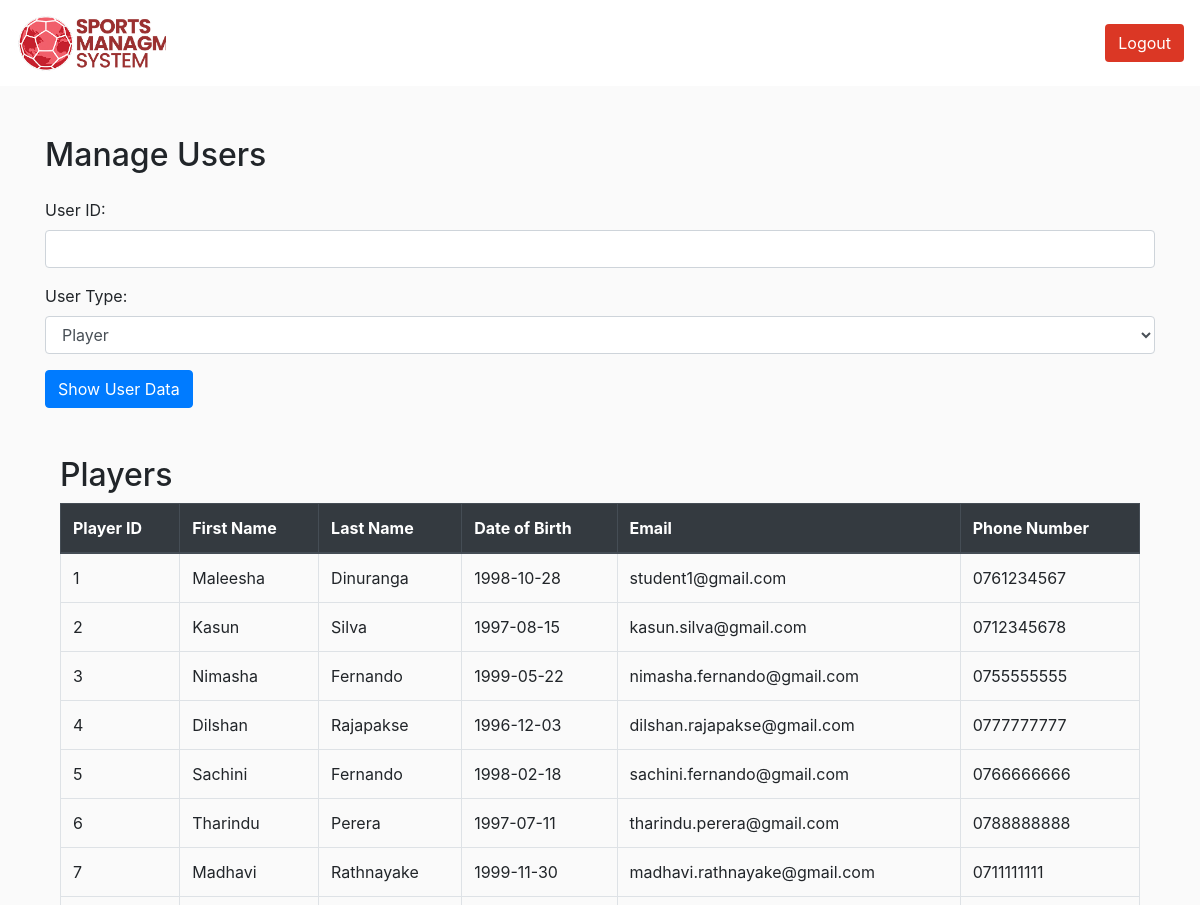
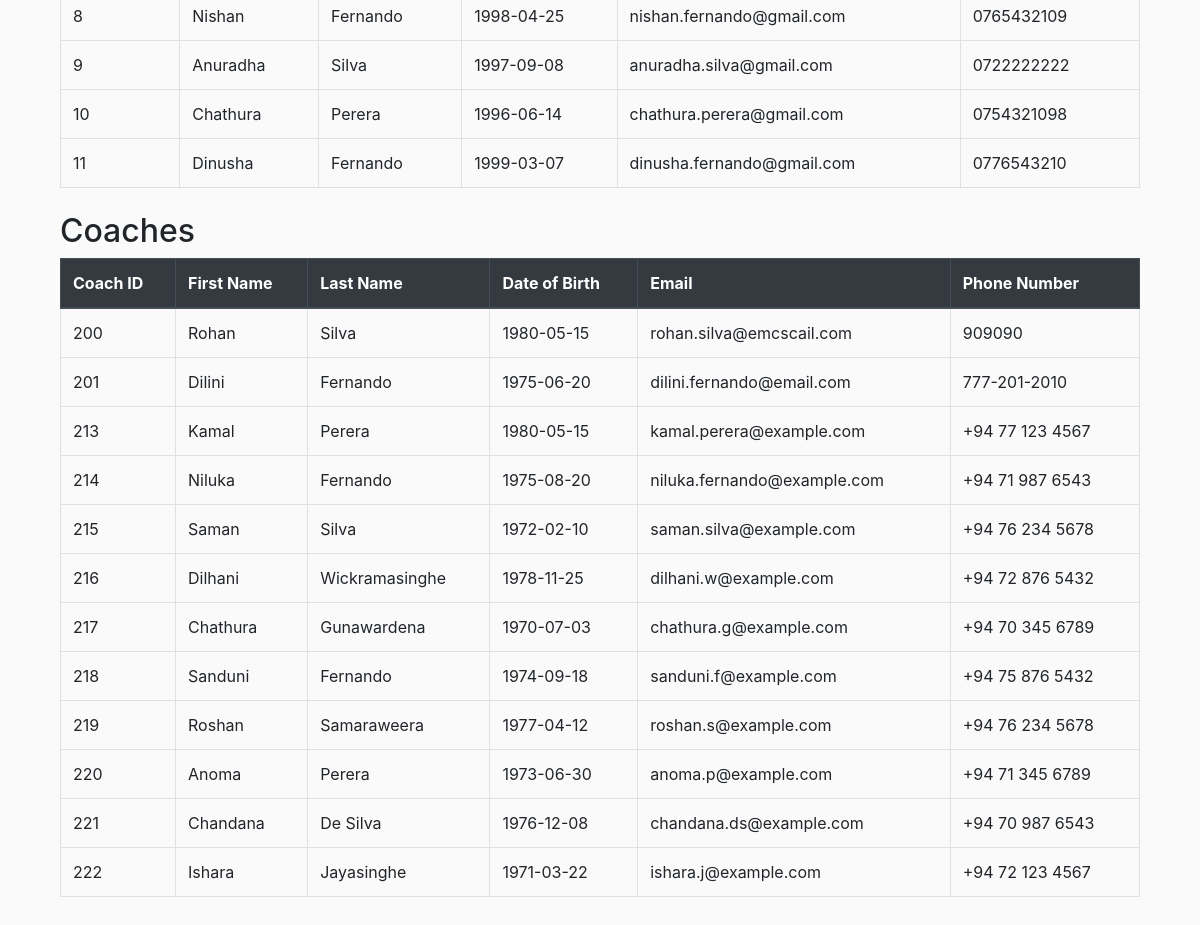
The app's page /Update/Sports/manage_users.php (signed in) with its own data (2 pictures, top to bottom).
### tables this page shows
CREATE TABLE `players` (
  `PlayerID` int(11) NOT NULL,
  `Password` text NOT NULL,
  `FirstName` varchar(50) DEFAULT NULL,
  `LastName` varchar(50) DEFAULT NULL,
  `DateOfBirth` date DEFAULT NULL,
  `Gender` varchar(20) DEFAULT NULL,
  `Email` varchar(100) DEFAULT NULL,
  `PhoneNumber` varchar(20) DEFAULT NULL,
  `Address` text DEFAULT NULL,
  `EmergencyContactName` varchar(100) DEFAULT NULL,
  `EmergencyContactNumber` varchar(20) DEFAULT NULL,
  `MedicalConditions` text DEFAULT NULL,
  `RegistrationNo` int(11) DEFAULT NULL
);

CREATE TABLE `coaches` (
  `CoachID` int(11) NOT NULL,
  `FirstName` varchar(50) DEFAULT NULL,
  `LastName` varchar(50) DEFAULT NULL,
  `DateOfBirth` date DEFAULT NULL,
  `Gender` varchar(20) DEFAULT NULL,
  `Email` varchar(100) DEFAULT NULL,
  `PhoneNumber` varchar(20) DEFAULT NULL,
  `Address` text DEFAULT NULL,
  `Specialty` varchar(100) DEFAULT NULL,
  `Certifications` text DEFAULT NULL,
  `SportID` int(11) DEFAULT NULL,
  `Password` varchar(255) NOT NULL
);

### Update/Sports/manage_users.php (the view, shortened to what this page needs)
<?php
$loggedIn = (isset($_SESSION['user_id']));
?>
<!DOCTYPE html>
<html>
<head>
    <link rel="stylesheet" href="assets/css/manage_users.css">
    <link rel="stylesheet" href="assets/css/style.css">
    <link rel="stylesheet" href="https://cdn.jsdelivr.net/npm/bootstrap@4.6.2/dist/css/bootstrap.min.css">
</head>
<body>
    <header>
        <nav class="navbar navbar-expand-md navbar-light">
            <a class="navbar-brand" href="index.php">
                <div class="logo"></div>
            </a>
            <div class="collapse navbar-collapse" id="collapsibleNavbar">
                <ul class="navbar-nav ml-auto">
                    <?php if ($loggedIn) : ?>
                        <li class="nav-item">
                            <a href="logout.php">
                                <button class="btn primary-bg-color text-white">Logout</button>
                            </a>
                        </li>
                    <?php endif ?>
                </ul>
            </div>
        </nav>
    </header>
    <div class="container-fluid mb-4">
        <div class="container heights">
            <h2 class="">Manage Users</h2>
            <form class="mt-4 mb-5" action="" method="post">
                <div class="form-group">
                    <label for="UserID">User ID:</label>
                    <input type="number" class="form-control" name="UserID" required>
                </div>
                <div class="form-group">
                    <label for="UserType">User Type:</label>
                    <select class="form-control" name="UserType" required>
                        <option value="player">Player</option>
                    </select>
                </div>
                <button type="submit" class="btn btn-primary">Show User Data</button>
            </form>
            <div class="container">
                <h2 class="mt-4">Players</h2>
                <?php
                include 'db_config.php';
                $playersQuery = "SELECT * FROM players";
                $playersResult = $conn->query($playersQuery);
                if ($playersResult->num_rows > 0) {
                    echo '<table class="table table-bordered table-hover">
                    <thead class="thead-dark">
                        <tr>
                            <th>Player ID</th>
                            <th>First Name</th>
                            <th>Last Name</th>
                            <th>Date of Birth</th>
                            <th>Email</th>
                            <th>Phone Number</th>
                        </tr>
                    </thead>
                    <tbody>';
                    while ($player = $playersResult->fetch_assoc()) {
                        echo '<tr>
                        <td>' . $player['PlayerID'] . '</td>
                        <td>' . $player['FirstName'] . '</td>
                        <td>' . $player['LastName'] . '</td>
                        <td>' . $player['DateOfBirth'] . '</td>
                        <td>' . $player['Email'] . '</td>
                        <td>' . $player['PhoneNumber'] . '</td>
                    </tr>';
                    }
                    echo '</tbody>
            </table>';
                } else {
                    echo '<p>No players found.</p>';
                }
                ?>
            </div>
            <div class="container">
                <h2 class="mt-4">Coaches</h2>
                <?php
                include 'db_config.php';
                $coachesQuery = "SELECT * FROM coaches";
                $coachesResult = $conn->query($coachesQuery);
                if ($coachesResult->num_rows > 0) {
                    echo '<table class="table table-bordered table-hover">
                    <thead class="thead-dark">
                        <tr>
                            <th>Coach ID</th>
                            <th>First Name</th>
                            <th>Last Name</th>
                            <th>Date of Birth</th>
                            <th>Email</th>
                            <th>Phone Number</th>
                        </tr>
                    </thead>
                    <tbody>';
                    while ($coach = $coachesResult->fetch_assoc()) {
                        echo '<tr>
                        <td>' . $coach['CoachID'] . '</td>
                        <td>' . $coach['FirstName'] . '</td>
                        <td>' . $coach['LastName'] . '</td>
                        <td>' . $coach['DateOfBirth'] . '</td>
                        <td>' . $coach['Email'] . '</td>
                        <td>' . $coach['PhoneNumber'] . '</td>
                    </tr>';
                    }
                    echo '</tbody>
            </table>';
                } else {
                    echo '<p>No coaches found.</p>';
                }
                ?>
            </div>
        </div>
    </div>
</body>
</html>

### Update/Sports/assets/css/manage_users.css (style rules this page uses)
.container-fluid { background-color: #fafafa !important; padding-top: 50px; padding-bottom: 50px; bottom: 0; z-index: -99; }

### Update/Sports/assets/css/style.css (style rules this page uses)
:root { --primary-bg-color: #db3725; --primary-title-color: #fed81b; --primary-text-color: #db3725; --slider-title-color: #fed81b; --slider-bg-color: #fed81b; }
html, body { margin: 0; padding: 0; border: none; box-sizing: border-box; font-family: "Open-sans", sans-serif; }
nav { margin: 0 auto; max-width: 1400px; }
header { background-color: #ffffff; }
.logo { width: 150px; height: 60px; background: url("../img/logo.jpg"); background-size: cover; }
.primary-bg-color { background-color: var(--primary-bg-color) !important; }

### records on screen
players: PlayerID "1", FirstName "Maleesha", LastName "Dinuranga", DateOfBirth "1998-10-28", Email "student1@gmail.com", PhoneNumber "0761234567"
players: PlayerID "2", FirstName "Kasun", LastName "Silva", DateOfBirth "1997-08-15", Email "kasun.silva@gmail.com", PhoneNumber "0712345678"
players: PlayerID "3", FirstName "Nimasha", LastName "Fernando", DateOfBirth "1999-05-22", Email "nimasha.fernando@gmail.com", PhoneNumber "0755555555"
players: PlayerID "4", FirstName "Dilshan", LastName "Rajapakse", DateOfBirth "1996-12-03", Email "dilshan.rajapakse@gmail.com", PhoneNumber "0777777777"
players: PlayerID "5", FirstName "Sachini", LastName "Fernando", DateOfBirth "1998-02-18", Email "sachini.fernando@gmail.com", PhoneNumber "0766666666"
players: PlayerID "6", FirstName "Tharindu", LastName "Perera", DateOfBirth "1997-07-11", Email "tharindu.perera@gmail.com", PhoneNumber "0788888888"
players: PlayerID "7", FirstName "Madhavi", LastName "Rathnayake", DateOfBirth "1999-11-30", Email "madhavi.rathnayake@gmail.com", PhoneNumber "0711111111"
players: PlayerID "8", FirstName "Nishan", LastName "Fernando", DateOfBirth "1998-04-25", Email "nishan.fernando@gmail.com", PhoneNumber "0765432109"
players: PlayerID "9", FirstName "Anuradha", LastName "Silva", DateOfBirth "1997-09-08", Email "anuradha.silva@gmail.com", PhoneNumber "0722222222"
players: PlayerID "10", FirstName "Chathura", LastName "Perera", DateOfBirth "1996-06-14", Email "chathura.perera@gmail.com", PhoneNumber "0754321098"
players: PlayerID "11", FirstName "Dinusha", LastName "Fernando", DateOfBirth "1999-03-07", Email "dinusha.fernando@gmail.com", PhoneNumber "0776543210"
coaches: CoachID "200", FirstName "Rohan", LastName "Silva", DateOfBirth "1980-05-15", Email "rohan.silva@emcscail.com", PhoneNumber "909090"
coaches: CoachID "201", FirstName "Dilini", LastName "Fernando", DateOfBirth "1975-06-20", Email "dilini.fernando@email.com", PhoneNumber "777-201-2010"
coaches: CoachID "213", FirstName "Kamal", LastName "Perera", DateOfBirth "1980-05-15", Email "kamal.perera@example.com", PhoneNumber "+94 77 123 4567"
coaches: CoachID "214", FirstName "Niluka", LastName "Fernando", DateOfBirth "1975-08-20", Email "niluka.fernando@example.com", PhoneNumber "+94 71 987 6543"
coaches: CoachID "215", FirstName "Saman", LastName "Silva", DateOfBirth "1972-02-10", Email "saman.silva@example.com", PhoneNumber "+94 76 234 5678"
coaches: CoachID "216", FirstName "Dilhani", LastName "Wickramasinghe", DateOfBirth "1978-11-25", Email "dilhani.w@example.com", PhoneNumber "+94 72 876 5432"
coaches: CoachID "217", FirstName "Chathura", LastName "Gunawardena", DateOfBirth "1970-07-03", Email "chathura.g@example.com", PhoneNumber "+94 70 345 6789"
coaches: CoachID "218", FirstName "Sanduni", LastName "Fernando", DateOfBirth "1974-09-18", Email "sanduni.f@example.com", PhoneNumber "+94 75 876 5432"
coaches: CoachID "219", FirstName "Roshan", LastName "Samaraweera", DateOfBirth "1977-04-12", Email "roshan.s@example.com", PhoneNumber "+94 76 234 5678"
coaches: CoachID "220", FirstName "Anoma", LastName "Perera", DateOfBirth "1973-06-30", Email "anoma.p@example.com", PhoneNumber "+94 71 345 6789"
coaches: CoachID "221", FirstName "Chandana", LastName "De Silva", DateOfBirth "1976-12-08", Email "chandana.ds@example.com", PhoneNumber "+94 70 987 6543"
coaches: CoachID "222", FirstName "Ishara", LastName "Jayasinghe", DateOfBirth "1971-03-22", Email "ishara.j@example.com", PhoneNumber "+94 72 123 4567"
